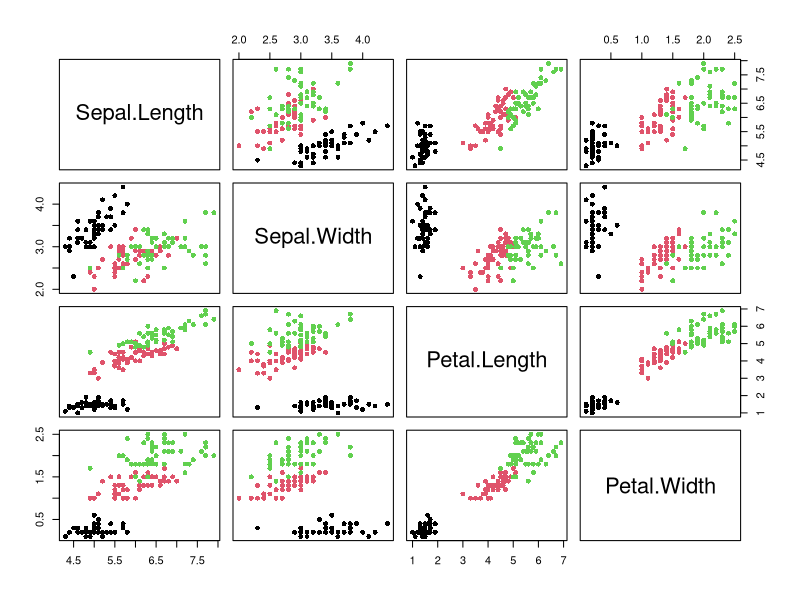

Here is the R script that generated this plot:
# Naive Bayes para Iris

# Cargar paquetes
library(e1071)    # Contiene la función naiveBayes
library(caret)    # Para evaluación del modelo
library(ggplot2)  # Para visualización

# Cargar el dataset Iris (viene incluido en R)
data(iris)

str(iris)
# muestra un preview de las primeras 16 filas
head(iris)
# Proporcionar un resumen estadístico de un objeto en R
summary(iris)
# Verificar valores missing o NA (Not Available), devuelve matriz con TRUE donde hay NA y FALSE donde no hay NA
sum(is.na(iris))

# Distribución de las clases
table(iris$Species)

# Crea una matriz de gráficos de dispersión 
pairs(iris[,1:4], col = iris$Species, pch = 16)

# Semilla para reproducibilidad
set.seed(123)

# Crear índices para división (70% entrenamiento, 30% prueba)
train_index <- createDataPartition(iris$Species, p = 0.7, list = FALSE)

# Crear conjuntos de entrenamiento y prueba
# iris[train_index, ], train_indes especifica los índices de las filas a seleccionar
# espacio vacio despues de la coma: significa todas las columnas
train_data <- iris[train_index, ]
# obtenemos todas as filas que no estan en train_index
test_data <- iris[-train_index, ]

# Verificar tamaños
dim(train_data)
dim(test_data)

##### Entrena el modelo #####
modelo_nb <- naiveBayes(Species ~ ., data = train_data)

# Ver el modelo entrenado
print(modelo_nb)

# Ver las probabilidades a priori
modelo_nb$apriori

# Ver las medias por clase
# tables es un componente del objeto modelo_nb que contiene las probabilidades condicionales
modelo_nb$tables

##### hacer predicciones #####

# Predecir con datos de prueba
predicciones <- predict(modelo_nb, test_data)

# Ver predicciones
# muestra un preview de las primeras 16 filas
head(predicciones)

# Comparar con valores reales
head(test_data$Species)

##### predecir nuevas observaciones #####

nuevos_datos <- data.frame(
  Sepal.Length = c(5.1, 6.7, 5.8),
  Sepal.Width = c(3.5, 3.0, 2.7),
  Petal.Length = c(1.4, 5.2, 4.2),
  Petal.Width = c(0.2, 2.3, 1.3)
)

# Predecir nuevas observaciones
nuevas_predicciones <- predict(modelo_nb, nuevos_datos)
print(nuevas_predicciones)

# También obtener probabilidades
probabilidades <- predict(modelo_nb, nuevos_datos, type = "raw")
print(probabilidades)
